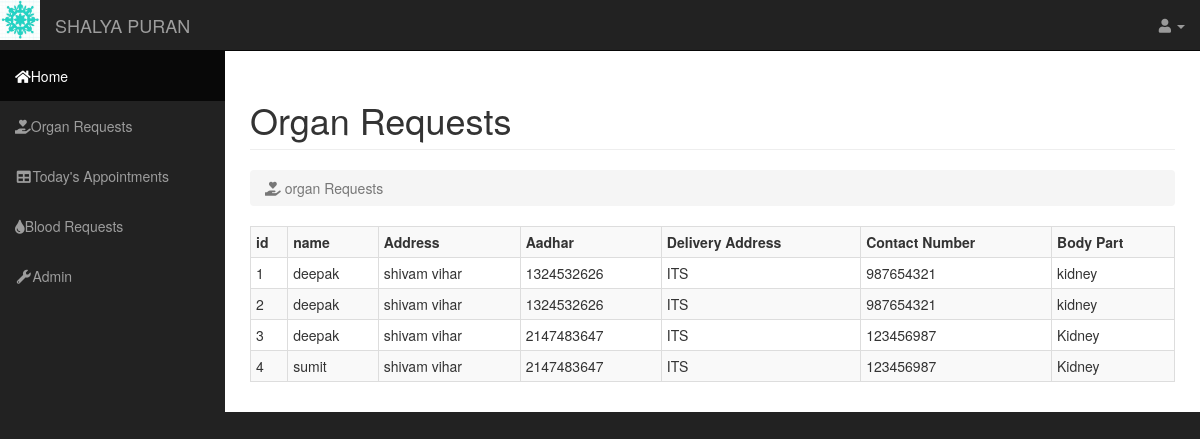
Page /organrequest.php on the committed database.
### tables this page shows
CREATE TABLE `organ_orders` (
  `id` int(11) NOT NULL,
  `name` varchar(255) NOT NULL,
  `address` varchar(255) NOT NULL,
  `aadhar` int(255) NOT NULL,
  `delivery_address` varchar(255) NOT NULL,
  `mobile_number` int(255) NOT NULL,
  `body_part` varchar(255) NOT NULL
);

### organrequest.php (the view, shortened to what this page needs)
<!DOCTYPE html >
<html lang="en">
<head>
    <link rel="stylesheet" href="css/bootstrap.min.css" type="text/css">
    <link href="css/sb-admin.css" rel="stylesheet">
    <link href="css/plugins/morris.css" rel="stylesheet">
    <link href="font-awesome/css/font-awesome.min.css" rel="stylesheet" type="text/css">
    <link rel="stylesheet" href="https://use.fontawesome.com/releases/v5.3.1/css/all.css">
</head>
<body>
    <div id="wrapper">
        <nav class="navbar navbar-inverse navbar-fixed-top" role="navigation">
            <div class="navbar-header">
                <img src="img/logo1.PNG" style="width: 40px; height: 40px; float: left; ">
                <a class="navbar-brand " href="home.html">SHALYA PURAN</a>
            </div>
            <ul class="nav navbar-right top-nav">
              <li class="dropdown">
                    <a href="#" class="dropdown-toggle" data-toggle="dropdown"><i class="fa fa-user"></i>
                        ?><b class="caret"></b></a>
                </li>
            </ul>
            <div class="collapse navbar-collapse navbar-ex1-collapse">
                <ul class="nav navbar-nav side-nav">
                    <li class="active">
                        <a href="dbadmin.php"><i class="fas fa-home"></i>Home</a>
                    </li>
                     <li>
                        <a href="organrequest.php"> <i class="fa fa-hand-holding-heart"></i>Organ Requests</a>
                    </li>
                     <li>
                        <a href="#"><i class="fa fa-fw fa-table"></i>Today's Appointments</a>
                    </li>
                     <li>
                        <a href="bloodrequests.php"><i class="fa fa-tint"></i>Blood Requests</a>
                    </li>
                    <li>
                        <a href="#"><i class="fa fa-fw fa-wrench"></i>Admin</a>
                    </li>
                </ul>
            </div>
        </nav>
        <div id="page-wrapper">
            <div class="container-fluid">
                <div class="row">
                    <div class="col-lg-12">
                        <h1 class="page-header">
                            Organ Requests
                        </h1>
                        <ol class="breadcrumb">
                            <li class="active">
                                <i class="fa fa-hand-holding-heart"></i> organ Requests
                            </li>
                        </ol>
                    </div>
                </div>
                <div class="row">
                    <div class="col-lg-12">
                        <div class="panel-default">
                            <?php
                            $id=1;
                            include('server.php');
                            $sql="SELECT * FROM organ_orders";
                            $query=mysqli_query($db,$sql);
                            $result=mysqli_num_rows($query);
                            if($result>0)
                            {
                                echo '<table class="table table-striped table-bordered table-hover table-condensed">';
                                echo '<tr><th>id</th><th>name</th><th>Address</th><th>Aadhar</th><th>Delivery Address</th><th>Contact Number</th><th>Body Part</th>';
                                while($row = mysqli_fetch_array($query,MYSQLI_ASSOC))
                                {
                                    echo '<tr>';
                                    echo '<td>'.$id++.'</td>';
                                    echo '<td>'.$row['name'].'</td>';
                                    echo '<td>'.$row['address'].'</td>';
                                    echo '<td>'.$row['aadhar'].'</td>';
                                    echo '<td>'.$row['delivery_address'].'</td>';
                                    echo '<td>'.$row['mobile_number'].'</td>';
                                    echo '<td>'.$row['body_part'].'</td>';
                                    echo '</tr>';
                                }
                            }
                            else
                            {
                                echo 'No Data Available';
                            }
                            ?>
                        </div>
                    </div>
                </div>
            </div>
        </div>
    </div>
</body>
</html>

### css/sb-admin.css (style rules this page uses)
body { margin-top: 100px; background-color: #222; }
@media (min-width:768px) { body { margin-top: 50px; } }
#wrapper { padding-left: 0; }
#page-wrapper { width: 100%; padding: 0; background-color: #fff; }
@media (min-width:768px) { #wrapper { padding-left: 225px; } }
@media (min-width:768px) { #page-wrapper { padding: 10px; } }
.top-nav { padding: 0 15px; }
.top-nav>li { display: inline-block; float: left; }
.top-nav>li>a { padding-top: 15px; padding-bottom: 15px; line-height: 20px; color: #999; }
@media (min-width:768px) { .side-nav { position: fixed; top: 51px; left: 225px; width: 225px; margin-left: -225px; border: none; border-radius: 0; overflow-y: auto; background-color: #222; } }
@media (min-width:768px) { .side-nav>li>a { width: 225px; } }

### rows in the picture
organ_orders: name "deepak", address "shivam vihar", aadhar "1324532626", delivery_address "ITS", mobile_number "987654321", body_part "kidney"
organ_orders: name "deepak", address "shivam vihar", aadhar "1324532626", delivery_address "ITS", mobile_number "987654321", body_part "kidney"
organ_orders: name "deepak", address "shivam vihar", aadhar "2147483647", delivery_address "ITS", mobile_number "123456987", body_part "Kidney"
organ_orders: name "sumit", address "shivam vihar", aadhar "2147483647", delivery_address "ITS", mobile_number "123456987", body_part "Kidney"
